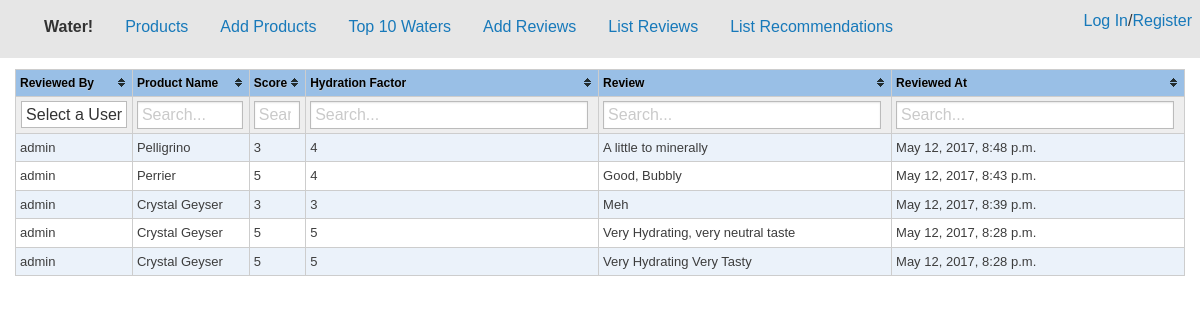
Page /displayreviews on the committed database.
### AddWater/models.py (models this page shows, shortened)
class Reviews(models.Model):
    ProductName = models.ForeignKey(Products)
    CATEGORY_CHOICES = (
        (1, '1'),
        (2, '2'),
        (3, '3'),
        (4, '4'),
        (5, '5'),
    )
    ReviewScore = models.PositiveSmallIntegerField(choices=CATEGORY_CHOICES)
    HydrationFactor = models.PositiveSmallIntegerField(default=1, choices=CATEGORY_CHOICES)
    ReviewText = models.TextField()
    ReviewDate = models.DateTimeField(auto_now_add=True, db_index=True)
    username = models.ForeignKey(User)

class Products(models.Model):
    ProductName = models.CharField(max_length=100, unique=True)
    CATEGORY_CHOICES = (
        ('Sparkling', 'Sparkling'),
        ('Flat', 'Flat'),
    )
    ProductCategory = models.CharField(max_length=9, choices=CATEGORY_CHOICES)
    ProductTotalScore = models.PositiveSmallIntegerField()
    NumberofReviews = models.PositiveSmallIntegerField()
    ProductFlavor = models.ForeignKey(Flavors)
    ProductTotalHydrationFactor = models.PositiveIntegerField(default=0)
    PH_CHOICES = (
        (1, '1'),
        (2, '2'),
        (3, '3'),
        (4, '4'),
        (5, '5'),
        (6, '6'),
        (7, '7'),
        (8, '8'),
        (9, '9'),
        (10, '10'),
        (11, '11'),
        (12, '12'),
        (13, '13'),
        (14, '14'),
    )
    INT_CHOICES = (
        (1, '1'),
        (2, '2'),
        (3, '3'),
        (4, '4'),
        (5, '5'),
    )
    ProductPHBalance = models.PositiveSmallIntegerField(default=7, choices=PH_CHOICES)
    def __str__(self):
        return self.ProductName

### AddWater/views.py (the view)
# urls.py: url(r'^displayreviews$',views.displayreviews, name='displayreviews'),
def displayreviews(request):
    reviews = Reviews.objects.order_by('-ReviewDate')
    context = {
        'title': "Home",
        'content': reviews,
    }
    return render(request, 'displayreviews.html', context)

### AddWater/templates/displayreviews.html (shortened to what this page needs)
{% extends "default.html" %}
{% load static %}
{% block content %}
  <div class="large-12 columns">
    <table id="revTable" class="tablesorter">
        <thead>
            <th class="username filter-select" data-placeholder="Select a User">Reviewed By</th>
            <th>Product Name</th>
            <th>Score</th>
            <th>Hydration Factor</th>
            <th>Review</th>
            <th>Reviewed At</th>
        </thead>
        <tbody>
            {% for element in content %}
            <tr>
            <div id="{{ element.username }}">
                <td> {{ element.username }}</td>
                <td>{{ element.ProductName }}</td>
                <td>{{ element.ReviewScore }}</td>
                <td> {{ element.HydrationFactor }}</td>
                <td> {{ element.ReviewText }}</td>
                <td> {{ element.ReviewDate }}</td>
            </div>
            </tr>
            {% endfor %}
            </tbody>
            </table>
        {% endblock %}

### AddWater/static/css/theme.blue.css (style rules this page uses)
.tablesorter-blue { width: 100%; background-color: #fff; margin: 10px 0 15px; text-align: left; border-spacing: 0; border: #cdcdcd 1px solid; border-width: 1px 0 0 1px; }
.tablesorter-blue th, .tablesorter-blue td { border: #cdcdcd 1px solid; border-width: 0 1px 1px 0; }
.tablesorter-blue th, .tablesorter-blue thead td { font: 12px/18px Arial, Sans-serif; font-weight: bold; color: #000; background-color: #99bfe6; border-collapse: collapse; padding: 4px; text-shadow: 0 1px 0 rgba(204, 204, 204, 0.7); }
.tablesorter-blue tbody td, .tablesorter-blue tfoot th, .tablesorter-blue tfoot td { padding: 4px; vertical-align: top; }
.tablesorter-blue .header, .tablesorter-blue .tablesorter-header { background-repeat: no-repeat; background-position: center right; padding: 4px 18px 4px 4px; white-space: normal; cursor: pointer; }
.tablesorter-blue td { color: #3d3d3d; background-color: #fff; padding: 4px; vertical-align: top; }
.tablesorter-blue tbody tr.odd > td { background-color: #ebf2fa; }
.tablesorter-blue tbody tr.even > td { background-color: #fff; }

### AddWater/static/css/jq.css (style rules this page uses)
html { box-sizing: border-box; }
*, *:before, *:after { box-sizing: inherit; }
body,div,h1 { font-family:'trebuchet ms', verdana, arial;margin:0;padding:0; }
body { background-color:#fff;color:#333;margin:0;padding:0; }
table th { vertical-align:top; }
table, p.small,.smallcode code { font-size:small; }

### rows in the picture
Reviews: username "admin", ProductName "Pelligrino", ReviewScore "3", HydrationFactor "4", ReviewText "A little to minerally", ReviewDate "May 12, 2017, 8:48 p.m."
Reviews: username "admin", ProductName "Perrier", ReviewScore "5", HydrationFactor "4", ReviewText "Good, Bubbly", ReviewDate "May 12, 2017, 8:43 p.m."
Reviews: username "admin", ProductName "Crystal Geyser", ReviewScore "3", HydrationFactor "3", ReviewText "Meh", ReviewDate "May 12, 2017, 8:39 p.m."
Reviews: username "admin", ProductName "Crystal Geyser", ReviewScore "5", HydrationFactor "5", ReviewText "Very Hydrating, very neutral taste", ReviewDate "May 12, 2017, 8:28 p.m."
Reviews: username "admin", ProductName "Crystal Geyser", ReviewScore "5", HydrationFactor "5", ReviewText "Very Hydrating Very Tasty", ReviewDate "May 12, 2017, 8:28 p.m."
